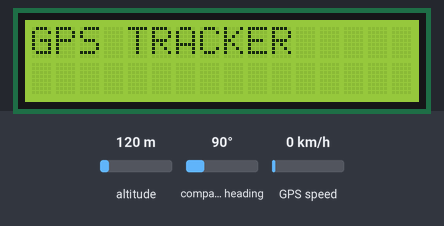
Simulated run of this sketch. Board: Arduino Uno, built with avr-gcc and run on an emulated ATmega328P. Shown: 16×2 character LCD. The inputs (shaded band) are chosen by the test bench; at power-on: altitude 120 m, compass heading 90°, GPS speed 0 km/h. The GPS gets a fix after 3 s at 37.7749, -122.4194 with 8 satellites; what the sketch prints to the serial monitor is not drawn.

Above: at 0.1 s.
At 3.2 s:
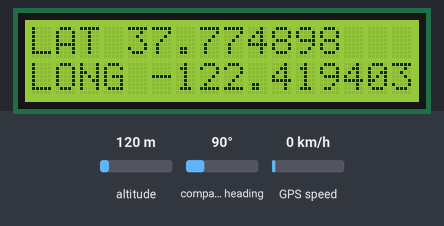

The sketch:

change2.ino
```cpp
#include <SoftwareSerial.h>
#include <TinyGPS++.h>
#include <Wire.h> // Include the Wire library for I2C communication
#include <LiquidCrystal_I2C.h> // Include the LiquidCrystal_I2C library

LiquidCrystal_I2C lcd(0x27, 16, 2); // Initialize the LCD with I2C address 0x27, 16 columns, and 2 rows

float latitude, longitude; // create variables for latitude and longitude
SoftwareSerial gpsSerial(8, 9); // rx, tx
TinyGPSPlus gps; // create GPS object
bool gpsDataReceived = false;

void setup() {
  Serial.begin(9600); // connect serial
  lcd.begin(16, 2);
  gpsSerial.begin(9600); // connect GPS sensor
  lcd.print("GPS TRACKER");
  delay(2000);
  lcd.clear();
}

void loop() {
  if (!gpsDataReceived) {
    while (gpsSerial.available() > 0) {
      if (gps.encode(gpsSerial.read())) {
        if (gps.location.isUpdated()) {
          Serial.print("LAT=");  Serial.println(gps.location.lat(), 6);
          Serial.print("LONG="); Serial.println(gps.location.lng(), 6);
          latitude = gps.location.lat();
          longitude = gps.location.lng();
          gpsDataReceived = true; // Set flag to true when GPS data received
        }
      }
    }
  }

  if (gpsDataReceived) {
    Serial.print("LATITUDE="); Serial.println(latitude, 6);
    Serial.print("LONGITUDE="); Serial.println(longitude, 6);
    lcd.clear();
    lcd.print("LAT "); lcd.print(latitude, 6);
    lcd.setCursor(0, 1);
    lcd.print("LONG "); lcd.print(longitude, 6);
    delay(1000);
    gpsDataReceived = false; // Reset flag for next data reception
  }
}
```
